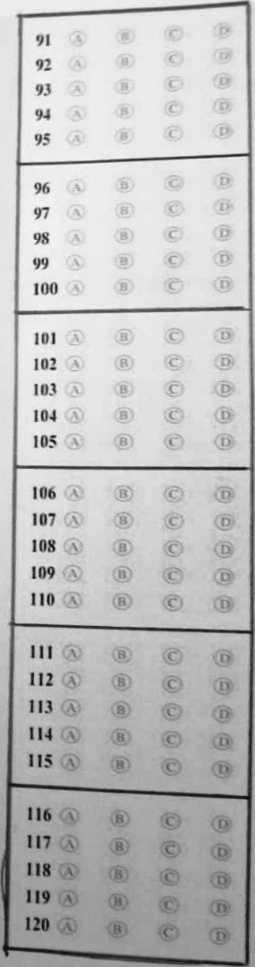
#> input picture temp_ans_block_img.jpg, 255 x 967 px
$ python -i crop_image.py   (imports and definitions only)
#> lines starting #> are read from the running program, lines starting #| are printed output that depends on the picture; after the words box and inside, x2 and y2 are one past the last pixel; in counts of white or black regions, pixels touching at a corner belong together
#> further down, picture is the input picture: shape (967, 255, 3); min 13, max 251, mean 190.9

import cv2
import numpy as np
import matplotlib.pyplot as plt
import imutils
import cv2
from math import ceil

class crop_image:
    def get_x_ver1(self,s):
        s = cv2.boundingRect(s)
        return s[0] * s[1]
    def pre_processing_input(self,img):
        img = cv2.resize(img,(1056,1500))
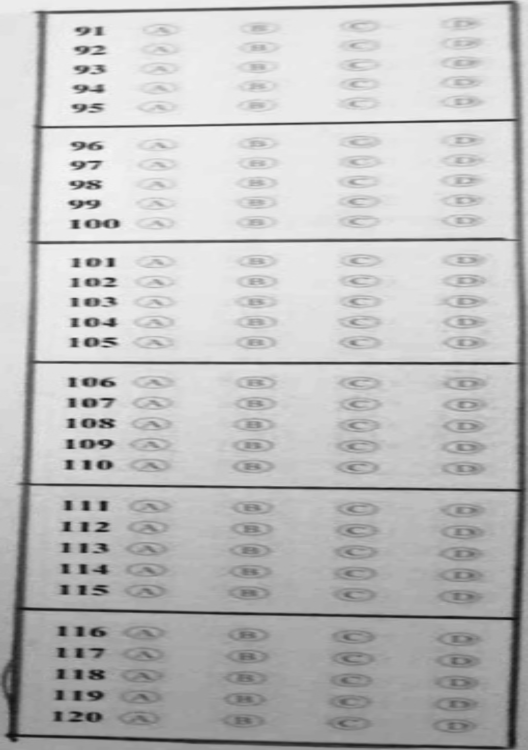
#> img: shape (1500, 1056, 3) (shown at 1/2 size); min 14, max 248, mean 190.8
        gray_img = cv2.cvtColor(img, cv2.COLOR_BGR2GRAY)
        blurred = cv2.GaussianBlur(gray_img, (5, 5), 0)
        img_canny = cv2.Canny(blurred, 100, 200)
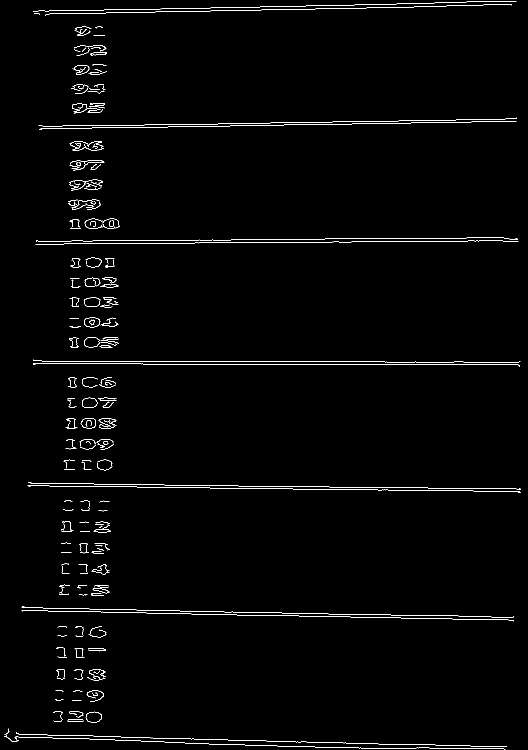
#> img_canny: shape (1500, 1056) (shown at 1/2 size); 1.4% white in thin lines or dots
        cnts = cv2.findContours(img_canny.copy(), cv2.RETR_TREE, cv2.CHAIN_APPROX_SIMPLE)
#> cnts = 251 contours, 242 with area under 20; largest, box (x1, y1, x2, y2) and area: (169, 634, 201, 655) 486, (165, 795, 195, 816) 480, (161, 836, 192, 858) 479, (169, 634, 200, 655) 473, (165, 795, 195, 816) 472
        cnts = imutils.grab_contours(cnts)
        return cnts,img
    def crop_image_sbd(self,img):
        cnts,gray_img = self.pre_processing_input(img)
        info_blocks = []
        x_old, y_old, w_old, h_old = 0, 0, 0, 0
        if len(cnts) > 0:
          cnts = sorted(cnts, key=self.get_x_ver1)
#> in get_x_ver1, `s = cv2.boundingRect(s)`: s = (29, 1473, 982, 26)
          for i, c in enumerate(cnts):
            x, y, w, h = cv2.boundingRect(c)
            if w * h > 2000 and h < w and h == 34:
              check_xy_min = x * y - x_old * y_old
              check_xy_max = (x + w) * (y + h) - (x_old + w_old) * (y_old + h_old)
              if check_xy_min > 70000 and check_xy_max > 110000:
                info_blocks.append((gray_img[y:y + h, x:x + w],[x,y,w,h]))
                x_old,y_old,w_old,h_old= x,y,w,h
#> this loop made 251 passes
#> (x, y, w, h) on passes 1 to 3: (66, 2, 967, 21), (91, 8, 932, 24), (68, 26, 12, 3)
#> after the loop, info_blocks = []

        return info_blocks

    def crop_image_md(self,img):
        cnts,gray_img = self.pre_processing_input(img)
        info_blocks = []
        x_old, y_old, w_old, h_old = 0, 0, 0, 0
        if len(cnts) > 0:
          cnts = sorted(cnts, key=self.get_x_ver1)
          for i, c in enumerate(cnts):
            x, y, w, h = cv2.boundingRect(c)
            if w * h > 2000 and h < w and h == 34:
              check_xy_min = x * y - x_old * y_old
              check_xy_max = (x + w) * (y + h) - (x_old + w_old) * (y_old + h_old)
              if check_xy_min > 90000 and check_xy_max > 131000:
                info_blocks.append((gray_img[y:y + h, x:x + w],[x,y,w,h]))
                x_old,y_old,w_old,h_old= x,y,w,h

        return info_blocks
    def split_blocks_sbd(self,a):
        list_answers = []
        for ans_block in a:
          ans_block_img = np.array(ans_block[0])
          offset1 = ceil(ans_block_img.shape[1] / 6)
          h = ans_block_img.shape[0]
          for i in range(6):
            box_img = np.array(ans_block_img[4:h-4,i * offset1+2:(i + 1) * offset1-2])
            list_answers.append(box_img)
        return list_answers
    def split_blocks_md(self,a):
        list_answers = []
        for ans_block in a:
            ans_block_img = np.array(ans_block[0])
            offset1 = ceil(ans_block_img.shape[1] / 3)
            h = ans_block_img.shape[0]
            for i in range(3):
                box_img = np.array(ans_block_img[4:h-4,i * offset1+2:(i + 1) * offset1-2])
                list_answers.append(box_img)
        return list_answers

>>> import cv2
>>> picture = cv2.imread('temp_ans_block_img.jpg')
>>> result = crop_image().crop_image_sbd(picture)
#> result = []
